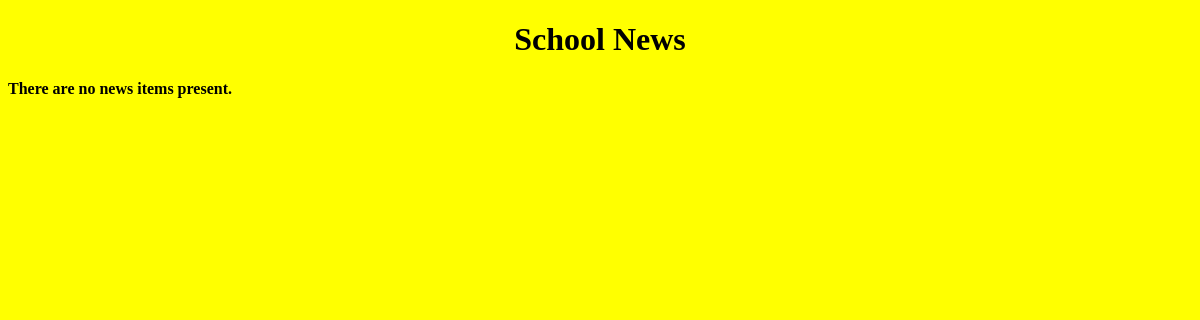
The app's page /, older data.
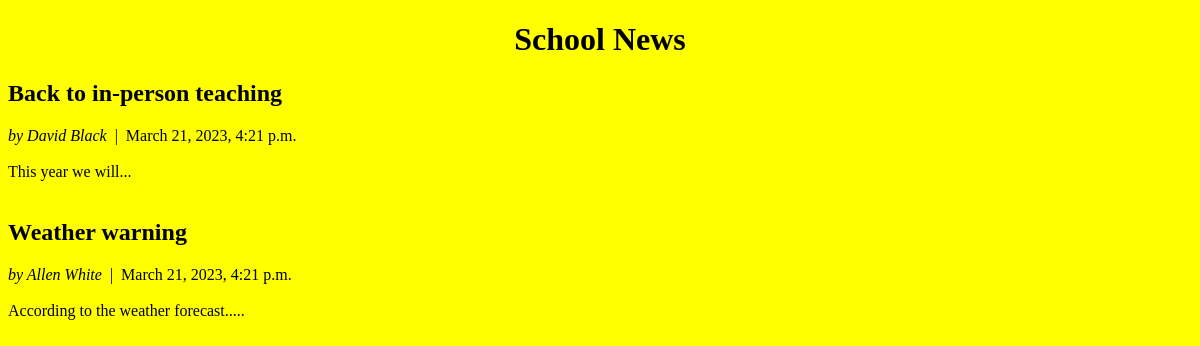
The same page, newer data.
### schoolNews/models.py (models this page shows, shortened)
class News(models.Model):
    title = models.CharField(max_length=128)
    author = models.CharField(max_length=128)
    date = models.DateTimeField(auto_now=False, auto_now_add=False,)
    text = models.TextField()
    class Meta:
        verbose_name_plural = 'News'

### schoolNews/views.py (the view)
# urls.py: path('', views.index, name='index'),
def index(request):
    news_list = News.objects.order_by('-date')
    context_dict = {}
    context_dict['news'] = news_list
    return render(request, 'schoolNews/index.html', context=context_dict)

### templates/schoolNews/index.html (shortened to what this page needs)
<!DOCTYPE html>
<html>
    <head>
    </head>
    <body style="background-color:yellow;">
        <center><h1><strong>School News</strong></h1></center>
        <div>
            {%if news %}
                {% for item in news %}
                    <div>
                        <h2><strong>{{ item.title }}</strong></h2>
                    </div>
                    <div>
                        <em> by {{ item.author}}&nbsp </em> | &nbsp{{ item.date }}
                        <br></br>
                    </div>
                    <div>
                        {{ item.text }}
                        <br></br>
                    </div>
                {% endfor %}
            {% else %}
                <strong>There are no news items present.</strong>
            {% endif %}
        </div>
    </body>
</html>

Row changes from the older to the newer data that the page shows:
added News: title "Back to in-person teaching", author "David Black", date "March 21, 2023, 4:21 p.m.", text "This year we will..."
added News: title "Weather warning", author "Allen White", date "March 21, 2023, 4:21 p.m.", text "According to the weather forecast....."
Text that changed along with them:
text no longer shown: "There are no news items present."
